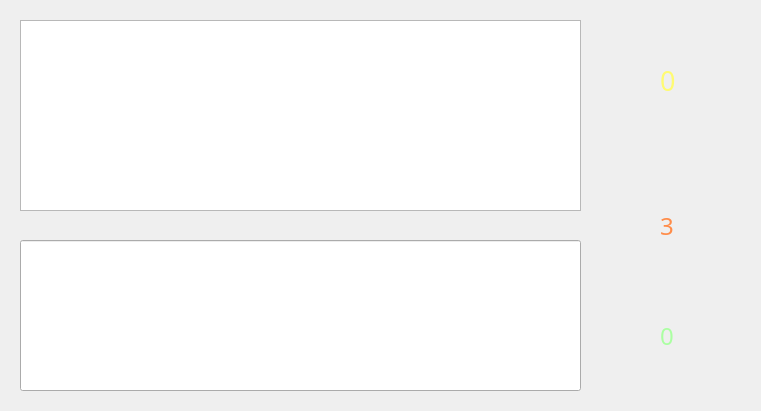
<?xml version="1.0" encoding="UTF-8"?>
<ui version="4.0">
 <class>normal</class>
 <widget class="QDialog" name="normal">
  <property name="geometry">
   <rect>
    <x>0</x>
    <y>0</y>
    <width>761</width>
    <height>411</height>
   </rect>
  </property>
  <property name="windowTitle">
   <string>Dialog</string>
  </property>
  <widget class="QLabel" name="label">
   <property name="geometry">
    <rect>
     <x>0</x>
     <y>0</y>
     <width>761</width>
     <height>411</height>
    </rect>
   </property>
   <property name="text">
    <string/>
   </property>
   <property name="pixmap">
    <pixmap>pictures/medium.jpg</pixmap>
   </property>
   <property name="scaledContents">
    <bool>true</bool>
   </property>
  </widget>
  <widget class="QLabel" name="score">
   <property name="geometry">
    <rect>
     <x>660</x>
     <y>320</y>
     <width>41</width>
     <height>31</height>
    </rect>
   </property>
   <property name="font">
    <font>
     <family>Buxton Sketch</family>
     <pointsize>18</pointsize>
    </font>
   </property>
   <property name="styleSheet">
    <string notr="true">color:rgb(171, 255, 162)
</string>
   </property>
   <property name="text">
    <string>0</string>
   </property>
  </widget>
  <widget class="QLineEdit" name="lineEdit">
   <property name="geometry">
    <rect>
     <x>20</x>
     <y>240</y>
     <width>561</width>
     <height>151</height>
    </rect>
   </property>
   <property name="font">
    <font>
     <pointsize>20</pointsize>
    </font>
   </property>
   <property name="layoutDirection">
    <enum>Qt::LeftToRight</enum>
   </property>
   <property name="styleSheet">
    <string notr="true">background-color:rgba(0,0,255,.1);
color:white;
text-align:center;</string>
   </property>
   <property name="text">
    <string>Press CTRL key to START.</string>
   </property>
   <property name="alignment">
    <set>Qt::AlignCenter</set>
   </property>
   <property name="placeholderText">
    <string/>
   </property>
   <property name="clearButtonEnabled">
    <bool>false</bool>
   </property>
  </widget>
  <widget class="QLabel" name="stopwatch">
   <property name="geometry">
    <rect>
     <x>660</x>
     <y>60</y>
     <width>31</width>
     <height>41</height>
    </rect>
   </property>
   <property name="font">
    <font>
     <family>Buxton Sketch</family>
     <pointsize>20</pointsize>
    </font>
   </property>
   <property name="styleSheet">
    <string notr="true">color: rgb(255, 251, 114);</string>
   </property>
   <property name="text">
    <string>0</string>
   </property>
  </widget>
  <widget class="QTextBrowser" name="textBrowser_false">
   <property name="geometry">
    <rect>
     <x>20</x>
     <y>20</y>
     <width>561</width>
     <height>191</height>
    </rect>
   </property>
   <property name="font">
    <font>
     <pointsize>20</pointsize>
    </font>
   </property>
   <property name="styleSheet">
    <string notr="true">background-color:rgba(0,0,255,.1);
text-align:center;
</string>
   </property>
  </widget>
  <widget class="QTextBrowser" name="textBrowser">
   <property name="geometry">
    <rect>
     <x>30</x>
     <y>50</y>
     <width>541</width>
     <height>101</height>
    </rect>
   </property>
   <property name="font">
    <font>
     <pointsize>20</pointsize>
    </font>
   </property>
   <property name="styleSheet">
    <string notr="true">background-color:transparent;
border-style:none;
color:rgb(153, 254, 255)</string>
   </property>
   <property name="html">
    <string>&lt;!DOCTYPE HTML PUBLIC &quot;-//W3C//DTD HTML 4.0//EN&quot; &quot;http://www.w3.org/TR/REC-html40/strict.dtd&quot;&gt;
&lt;html&gt;&lt;head&gt;&lt;meta name=&quot;qrichtext&quot; content=&quot;1&quot; /&gt;&lt;style type=&quot;text/css&quot;&gt;
p, li { white-space: pre-wrap; }
&lt;/style&gt;&lt;/head&gt;&lt;body style=&quot; font-family:'MS Shell Dlg 2'; font-size:20pt; font-weight:400; font-style:normal;&quot;&gt;
&lt;p align=&quot;center&quot; style=&quot;-qt-paragraph-type:empty; margin-top:0px; margin-bottom:0px; margin-left:0px; margin-right:0px; -qt-block-indent:0; text-indent:0px;&quot;&gt;&lt;br /&gt;&lt;/p&gt;&lt;/body&gt;&lt;/html&gt;</string>
   </property>
  </widget>
  <widget class="QLabel" name="life">
   <property name="geometry">
    <rect>
     <x>660</x>
     <y>210</y>
     <width>41</width>
     <height>31</height>
    </rect>
   </property>
   <property name="font">
    <font>
     <family>Buxton Sketch</family>
     <pointsize>18</pointsize>
    </font>
   </property>
   <property name="styleSheet">
    <string notr="true">color: rgb(255, 140, 73);
</string>
   </property>
   <property name="text">
    <string>3</string>
   </property>
  </widget>
 </widget>
 <resources/>
 <connections/>
</ui>
